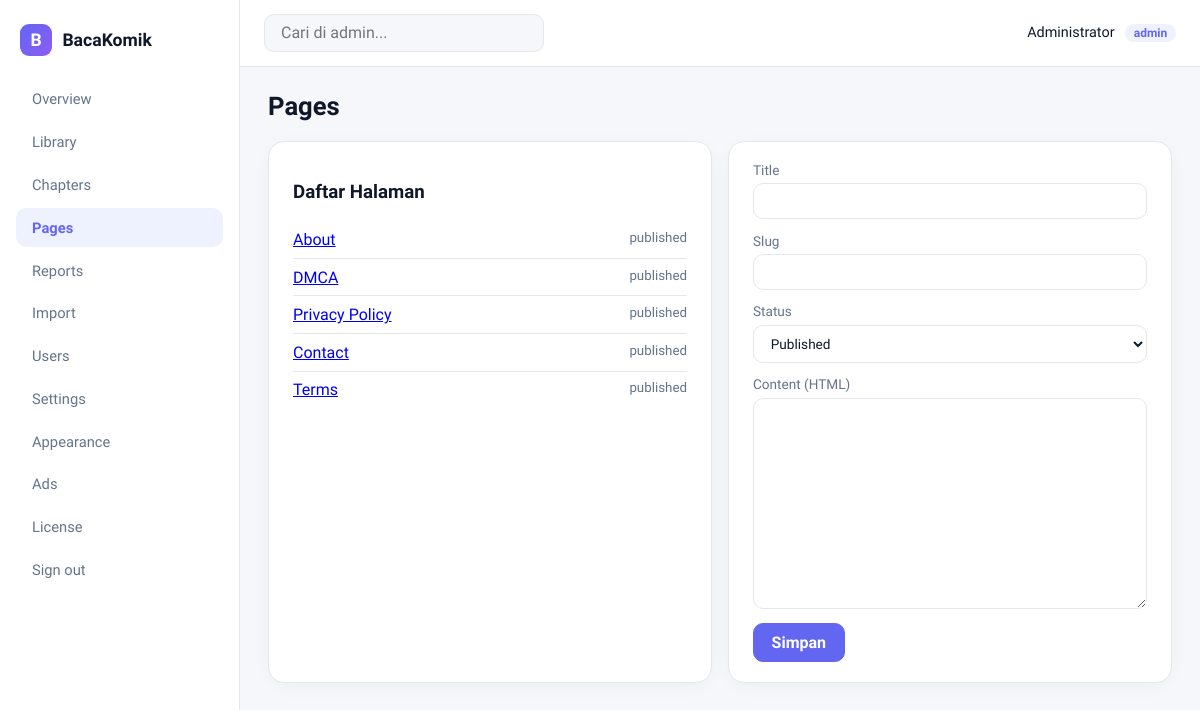
The app's page /admin/pages (signed in) with its own data.
### tables this page shows
CREATE TABLE users (
    id INT UNSIGNED AUTO_INCREMENT PRIMARY KEY,
    name VARCHAR(100) NOT NULL,
    email VARCHAR(150) NOT NULL UNIQUE,
    password_hash VARCHAR(255) NOT NULL,
    role ENUM('user','admin') DEFAULT 'user',
    status ENUM('active','disabled') DEFAULT 'active',
    created_at DATETIME DEFAULT CURRENT_TIMESTAMP
);

CREATE TABLE pages (
    id INT UNSIGNED AUTO_INCREMENT PRIMARY KEY,
    title VARCHAR(150) NOT NULL,
    slug VARCHAR(150) NOT NULL UNIQUE,
    content MEDIUMTEXT,
    status ENUM('draft','published') DEFAULT 'published',
    created_at DATETIME DEFAULT CURRENT_TIMESTAMP,
    updated_at DATETIME DEFAULT CURRENT_TIMESTAMP ON UPDATE CURRENT_TIMESTAMP
);

### public/index.php (called while the page is built, shortened)
<?php
spl_autoload_register(function (string $class): void {
    $relative = substr($class, 4);
    $file = APP_PATH . '/' . str_replace('\\', '/', $relative) . '.php';
});
Database::init(require BASE_PATH . '/config/database.php');
$router = new Router();
$router->get('/',                    'HomeController@index');
$router->get('/series',              'HomeController@series');
$router->get('/popular',             'HomeController@popular');
$router->get('/library',             'HomeController@library');
$router->get('/search',              'HomeController@search');
$router->get('/api/search',          'HomeController@apiSearch');
$router->get('/comic/{slug}',        'ComicController@show');
$router->get('/comic/{slug}/chapter/{chapterSlug}', 'ReaderController@show');
$router->post('/bookmark/{id}',      'ComicController@bookmark');
$router->get('/login',               'AuthController@loginForm');
$router->post('/login',              'AuthController@login');
$router->get('/register',            'AuthController@registerForm');
$router->post('/register',           'AuthController@register');
$router->get('/logout',              'AuthController@logout');
$router->get('/page/{slug}',         'HomeController@page');
$router->get('/admin',                          'Admin\DashboardController@index');
$router->get('/admin/library',                  'Admin\ComicController@index');
$router->get('/admin/library/create',           'Admin\ComicController@create');
$router->post('/admin/library/store',           'Admin\ComicController@store');
$router->get('/admin/library/edit/{id}',        'Admin\ComicController@edit');
$router->post('/admin/library/update/{id}',     'Admin\ComicController@update');
$router->post('/admin/library/delete/{id}',     'Admin\ComicController@delete');
$router->get('/admin/chapters',                 'Admin\ChapterController@index');
$router->get('/admin/chapters/create',          'Admin\ChapterController@create');
$router->post('/admin/chapters/store',          'Admin\ChapterController@store');
$router->get('/admin/chapters/edit/{id}',       'Admin\ChapterController@edit');
$router->post('/admin/chapters/update/{id}',    'Admin\ChapterController@update');
$router->post('/admin/chapters/delete/{id}',    'Admin\ChapterController@delete');
$router->get('/admin/pages',                    'Admin\SettingController@pages');
$router->post('/admin/pages/save',              'Admin\SettingController@savePage');
$router->get('/admin/reports',                  'Admin\SettingController@reports');
$router->post('/admin/reports/{id}/status',     'Admin\SettingController@reportStatus');
$router->get('/admin/import',                   'Admin\ImportController@index');
$router->post('/admin/import/preview',          'Admin\ImportController@preview');
$router->post('/admin/import/run',              'Admin\ImportController@run');
$router->get('/admin/import/status/{id}',       'Admin\ImportController@status');
$router->post('/admin/import/tick/{id}',        'Admin\ImportController@tick');
$router->get('/admin/import/tick/{id}',         'Admin\ImportController@tick');
$router->post('/admin/import/cancel/{id}',      'Admin\ImportController@cancel');
$router->post('/admin/import/retry-failed/{id}', 'Admin\ImportController@retryFailed');
$router->get('/admin/users',                    'Admin\UserController@index');
$router->post('/admin/users/{id}/toggle',       'Admin\UserController@toggle');
$router->post('/admin/users/{id}/role',         'Admin\UserController@setRole');
$router->post('/admin/users/{id}/delete',       'Admin\UserController@delete');
$router->get('/admin/settings',                 'Admin\SettingController@index');
$router->post('/admin/settings/save',           'Admin\SettingController@save');
$router->get('/admin/appearance',               'Admin\AppearanceController@index');
$router->post('/admin/appearance/save',         'Admin\AppearanceController@save');
$router->get('/admin/ads',                      'Admin\AdsController@index');
$router->post('/admin/ads/save',                'Admin\AdsController@save');
$router->get('/admin/license',                  'Admin\SettingController@license');
$router->get('/storage/{path:.*}',              'HomeController@serveStorage');
$router->get('/sitemap.xml',                    'HomeController@sitemap');
$router->get('/sitemap-pages.xml',              'HomeController@sitemapPages');
$router->get('/sitemap-genres.xml',             'HomeController@sitemapGenres');
$router->get('/sitemap-comics-{chunk:\d+}.xml', 'HomeController@sitemapComics');
$router->get('/sitemap-chapters-{chunk:\d+}.xml','HomeController@sitemapChapters');
$router->get('/robots.txt',                     'HomeController@robots');
$router->dispatch();

### app/Auth.php (called while the page is built, shortened)
<?php
class Auth
{
    public static function user(): ?array
    {
        return Database::fetch('SELECT id, name, email, role, status FROM users WHERE id = ?', [$_SESSION['user_id']]);
    }
    public static function check(): bool { return !empty($_SESSION['user_id']); }
    public static function isAdmin(): bool { return ($_SESSION['user_role'] ?? '') === 'admin'; }
}

### app/Database.php (called while the page is built, shortened)
<?php
class Database
{
    private static ?PDO $pdo = null;
    public static function init(array $config): void
    {
        $dsn = sprintf(
            'mysql:host=%s;port=%s;dbname=%s;charset=%s',
            $config['host'], $config['port'], $config['database'], $config['charset']
        );
        try {
            self::$pdo = new PDO($dsn, $config['username'], $config['password'], [
                PDO::ATTR_ERRMODE            => PDO::ERRMODE_EXCEPTION,
                PDO::ATTR_DEFAULT_FETCH_MODE => PDO::FETCH_ASSOC,
                PDO::ATTR_EMULATE_PREPARES   => false,
            ]);
        } catch (PDOException $e) {
            http_response_code(500);
            die('Database connection failed: ' . htmlspecialchars($e->getMessage()));
        }
    }
    public static function pdo(): PDO
    {
        return self::$pdo;
    }
    public static function query(string $sql, array $params = []): \PDOStatement
    {
        $stmt = self::pdo()->prepare($sql);
        $stmt->execute($params);
        return $stmt;
    }
    public static function fetch(string $sql, array $params = []): ?array
    {
        $row = self::query($sql, $params)->fetch();
        return $row ?: null;
    }
    public static function fetchAll(string $sql, array $params = []): array
    {
        return self::query($sql, $params)->fetchAll();
    }
}

### app/Controllers/Admin/SettingController.php (called while the page is built, shortened)
<?php
class SettingController extends AdminController
{
    public function pages(): string
    {
        $pages = Database::fetchAll('SELECT * FROM pages ORDER BY id ASC');
        return $this->view('admin/pages', ['title' => 'Pages', 'pages' => $pages]);
    }
}

### app/Models/Setting.php (called while the page is built, shortened)
<?php
class Setting
{
    private static ?array $cache = null;
    public static function all(): array
    {
        if (self::$cache === null) {
            $rows = Database::fetchAll('SELECT setting_key, setting_value FROM settings');
            self::$cache = [];
            foreach ($rows as $r) self::$cache[$r['setting_key']] = $r['setting_value'];
        }
        return self::$cache;
    }
    public static function get(string $key, ?string $default = null): ?string
    {
        $all = self::all();
        return $all[$key] ?? $default;
    }
}

### app/Controllers/Admin/AdminController.php (called while the page is built, shortened)
<?php
abstract class AdminController extends Controller
{
    protected function view(string $name, array $data = [], ?string $layout = 'admin'): string
    {
        $data['settings'] = $data['settings'] ?? [
            'site_name' => Setting::get('site_name', 'BacaKomik'),
        ];
        $data['currentUser'] = Auth::user();
        return View::render($name, $data, $layout);
    }
}

### app/View.php (called while the page is built, shortened)
<?php
class View
{
    public static function render(string $name, array $data = [], ?string $layout = 'main'): string
    {
        $file = VIEW_PATH . '/' . str_replace('.', '/', $name) . '.php';
        extract($data, EXTR_SKIP);
        require $file;
        $content = ob_get_clean();
        $layoutFile = VIEW_PATH . '/layouts/' . $layout . '.php';
        require $layoutFile;
        return ob_get_clean();
    }
}

### views/admin/pages.php (the view, shortened to what this page needs)
<h1 class="page-title">Pages</h1>
<div class="grid-2">
  <div class="card">
    <h3>Daftar Halaman</h3>
    <ul class="simple-list">
      <?php foreach ($pages as $p): ?>
        <li>
          <a href="#" onclick="loadPage(<?= htmlspecialchars(json_encode($p)) ?>);return false;"><?= htmlspecialchars($p['title']) ?></a>
          <small><?= htmlspecialchars($p['status']) ?></small>
        </li>
      <?php endforeach; ?>
    </ul>
  </div>
  <form method="post" action="/admin/pages/save" class="card form" id="page-form">
    <label>Title <input type="text" name="title" id="page-title" required></label>
    <label>Slug <input type="text" name="slug" id="page-slug"></label>
    <label>Status
      <select name="status" id="page-status"><option value="published">Published</option><option value="draft">Draft</option></select>
    </label>
    <label>Content (HTML) <textarea name="content" id="page-content" rows="12"></textarea></label>
    <button class="btn-primary">Simpan</button>
  </form>
</div>

### app/Router.php (shortened to what this page needs)
<?php
class Router
{
    private array $routes = ['GET' => [], 'POST' => []];
    private function add(string $method, string $path, string $handler): void
    {
        $this->routes[$method][] = ['path' => $path, 'handler' => $handler];
    }
    public function dispatch(): void
    {
        $method = $_SERVER['REQUEST_METHOD'] ?? 'GET';
        $uri = parse_url($_SERVER['REQUEST_URI'] ?? '/', PHP_URL_PATH) ?: '/';
        foreach ($this->routes[$method] ?? [] as $route) {
            $regex = $this->compile($route['path']);
            if (preg_match($regex, $uri, $matches)) {
                array_shift($matches);
                $params = array_filter($matches, 'is_string', ARRAY_FILTER_USE_KEY);
                $this->call($route['handler'], $params);
                return;
            }
        }
    }
    private function compile(string $path): string
    {
        $regex = preg_replace_callback('#\{([a-zA-Z_]+)(?::([^}]+))?\}#', function ($m) {
            $name = $m[1];
            $pattern = $m[2] ?? '[^/]+';
            return '(?P<' . $name . '>' . $pattern . ')';
        }, $path);
        return '#^' . $regex . '/?$#';
    }
    private function call(string $handler, array $params): void
    {
        [$controller, $method] = explode('@', $handler);
        $instance = new $class();
        echo $instance->$method(...array_values($params));
    }
}

### views/layouts/admin.php (shortened to what this page needs)
<?php
$user = \App\Auth::user();
$flash = $_SESSION['flash'] ?? null; unset($_SESSION['flash']);
?>
<!doctype html>
<html lang="id">
<head>
<link rel="stylesheet" href="/assets/css/admin.css">
</head>
<body>
<aside class="sidebar">
  <div class="sidebar-brand">
    <span class="brand-mark">B</span>
    <span>BacaKomik</span>
  </div>
  <nav class="sidebar-nav">
    <a href="/admin" class="<?= $_SERVER['REQUEST_URI'] === '/admin' ? 'active' : '' ?>">Overview</a>
    <a href="/admin/library" class="<?= str_contains($_SERVER['REQUEST_URI'], '/admin/library') ? 'active' : '' ?>">Library</a>
    <a href="/admin/chapters" class="<?= str_contains($_SERVER['REQUEST_URI'], '/admin/chapters') ? 'active' : '' ?>">Chapters</a>
    <a href="/admin/pages" class="<?= str_contains($_SERVER['REQUEST_URI'], '/admin/pages') ? 'active' : '' ?>">Pages</a>
    <a href="/admin/reports" class="<?= str_contains($_SERVER['REQUEST_URI'], '/admin/reports') ? 'active' : '' ?>">Reports</a>
    <a href="/admin/import" class="<?= str_contains($_SERVER['REQUEST_URI'], '/admin/import') ? 'active' : '' ?>">Import</a>
    <a href="/admin/users" class="<?= str_contains($_SERVER['REQUEST_URI'], '/admin/users') ? 'active' : '' ?>">Users</a>
    <a href="/admin/settings" class="<?= str_contains($_SERVER['REQUEST_URI'], '/admin/settings') ? 'active' : '' ?>">Settings</a>
    <a href="/admin/appearance" class="<?= str_contains($_SERVER['REQUEST_URI'], '/admin/appearance') ? 'active' : '' ?>">Appearance</a>
    <a href="/admin/ads" class="<?= str_contains($_SERVER['REQUEST_URI'], '/admin/ads') ? 'active' : '' ?>">Ads</a>
    <a href="/admin/license" class="<?= str_contains($_SERVER['REQUEST_URI'], '/admin/license') ? 'active' : '' ?>">License</a>
    <a href="/logout">Sign out</a>
  </nav>
</aside>
<div class="admin-main">
  <header class="admin-topbar">
    <div class="topbar-search">
      <input type="search" placeholder="Cari di admin...">
    </div>
    <div class="topbar-user">
      <span><?= htmlspecialchars($user['name'] ?? '') ?></span>
      <span class="role-pill"><?= htmlspecialchars($user['role'] ?? '') ?></span>
    </div>
  </header>
  <div class="admin-content">
    <?= $content ?>
  </div>
</div>
</body>
</html>

### records on screen
users: name "Administrator", role "admin"
pages: title "About", status "published"
pages: title "DMCA", status "published"
pages: title "Privacy Policy", status "published"
pages: title "Contact", status "published"
pages: title "Terms", status "published"
